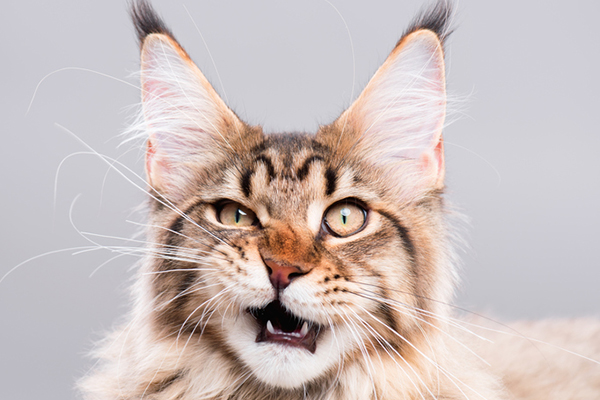
#> input picture sourceImg.jpg, 600 x 400 px
$ python main.py
#> lines starting #> are read from the running program, lines starting #| are printed output that depends on the picture
#> further down, img is the input picture: shape (400, 600, 3); mean B, G, R 188.6, 190.5, 203.2
### converter.py
import cv2
import numpy as np
import math

def RGB_TO_HSI(img):

    with np.errstate(divide='ignore', invalid='ignore'):

        #Load image with 32 bit floats as variable type
        bgr = np.float32(img)/255

        #Separate color channels
        blue = bgr[:,:,0]
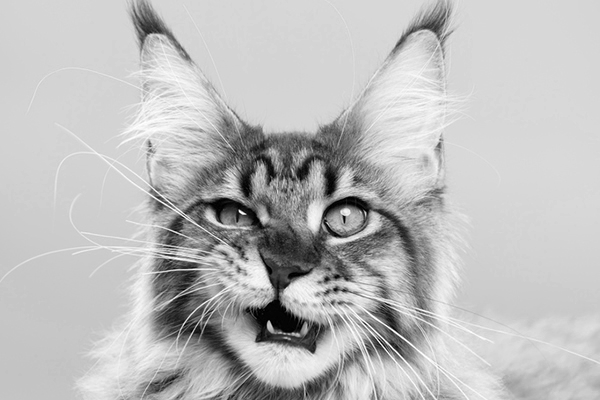
#> blue: shape (400, 600) float32; min 0, max 1, mean 0.74
        green = bgr[:,:,1]
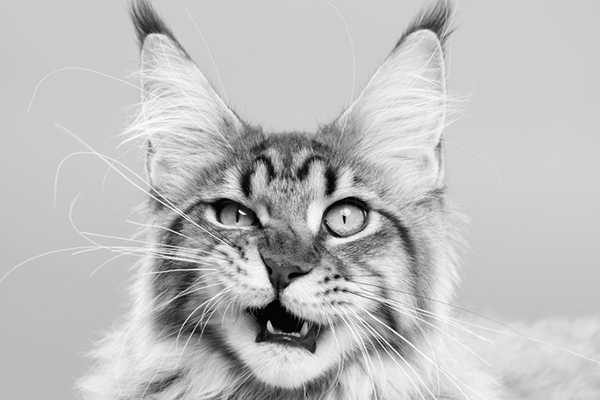
#> green: shape (400, 600) float32; min 0, max 1, mean 0.747
        red = bgr[:,:,2]
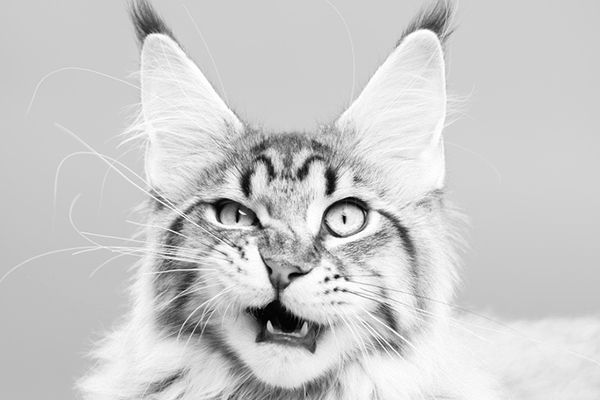
#> red: shape (400, 600) float32; min 0, max 1, mean 0.797

        #Calculate Intensity
        def calc_intensity(red, blue, green):
            return np.divide(blue + green + red, 3)

        #Calculate Saturation
        def calc_saturation(red, blue, green):
            minimum = np.minimum(np.minimum(red, green), blue)
            saturation = 1 - (3 / (red + green + blue + 0.001) * minimum)

            return saturation

        #Calculate Hue
        def calc_hue(red, blue, green):
            hue = np.copy(red)

            for i in range(0, blue.shape[0]):
                for j in range(0, blue.shape[1]):
                    hue[i][j] = 0.5 * ((red[i][j] - green[i][j]) + (red[i][j] - blue[i][j])) / \
                                math.sqrt((red[i][j] - green[i][j])**2 +
                                        ((red[i][j] - blue[i][j]) * (green[i][j] - blue[i][j])))
                    hue[i][j] = math.acos(hue[i][j])

                    if blue[i][j] <= green[i][j]:
                        hue[i][j] = hue[i][j]
                    else:
                        hue[i][j] = ((360 * math.pi) / 180.0) - hue[i][j]
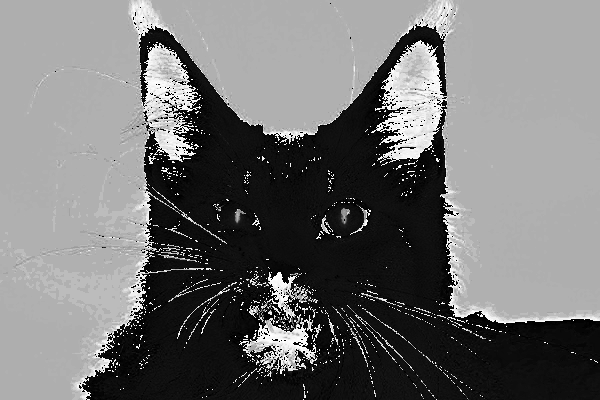
#> hue: shape (400, 600) float32; 0.22% of the values are NaN or infinite; the others: min 0, max 6.27, mean 2.84; drawn with min black, max white, NaN and infinite black

            return hue

        #Merge channels into picture and return image
        hsi = cv2.merge((calc_hue(red, blue, green), calc_saturation(red, blue, green), calc_intensity(red, blue, green)))
#> in calc_saturation, `saturation = 1 - (3 / (red + green + blue + 0.001) * minimum)`:
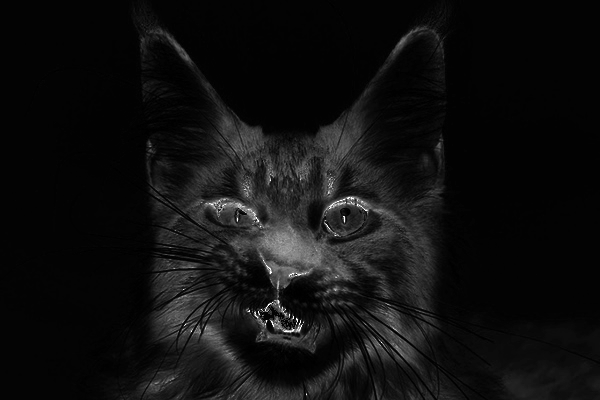
#> saturation: shape (400, 600) float32; min 0.000333, max 1, mean 0.0642
#> hsi: shape (400, 600, 3) float32; 0.07% of the values are NaN or infinite; the others: min 0, max 6.27, mean 1.22
        return hsi

### main.py
import cv2
import converter

# Import picture & create HSI copy using algorithm
img = cv2.imread('sourceImg.jpg', 1)
hsi = converter.RGB_TO_HSI(img)

# Display HSV Image
cv2.imshow('HSI Image', hsi)
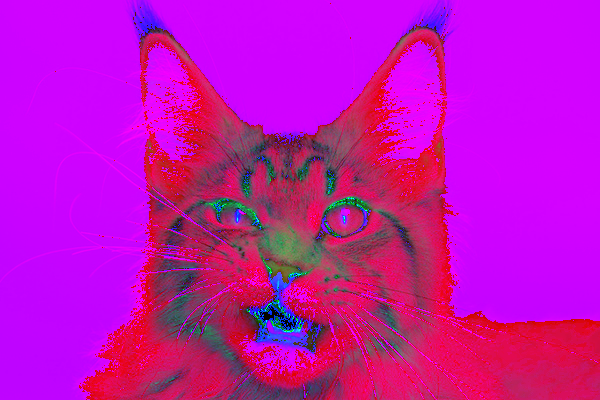
#> window 'HSI Image': shape (400, 600, 3); mean B, G, R 184.7, 15.8, 193.8

# The three value channels
cv2.imshow('H Channel', hsi[:, :, 0])
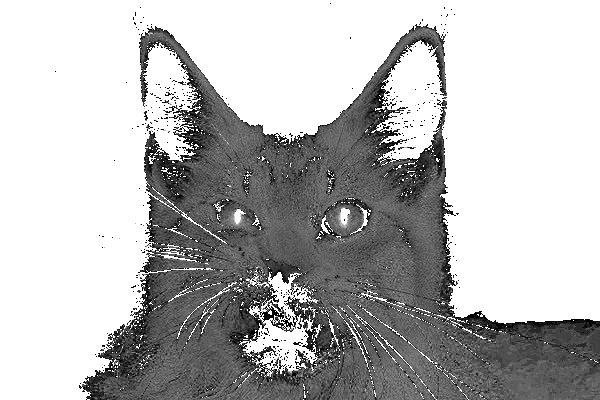
#> window 'H Channel': shape (400, 600); min 0, max 255, mean 184.7
cv2.imshow('S Channel', hsi[:, :, 1])
cv2.imshow('I Channel', hsi[:, :, 2])

# Wait for a key press and then terminate the program
cv2.waitKey(0)
cv2.destroyAllWindows()
